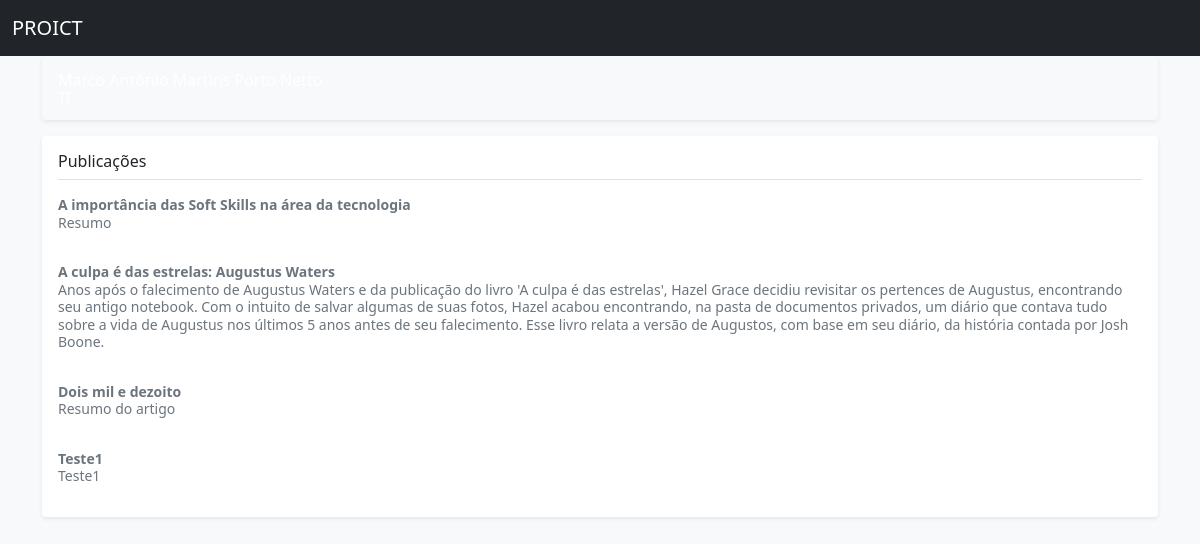
Page /perfil/_m_antonio/ on the earlier database version.
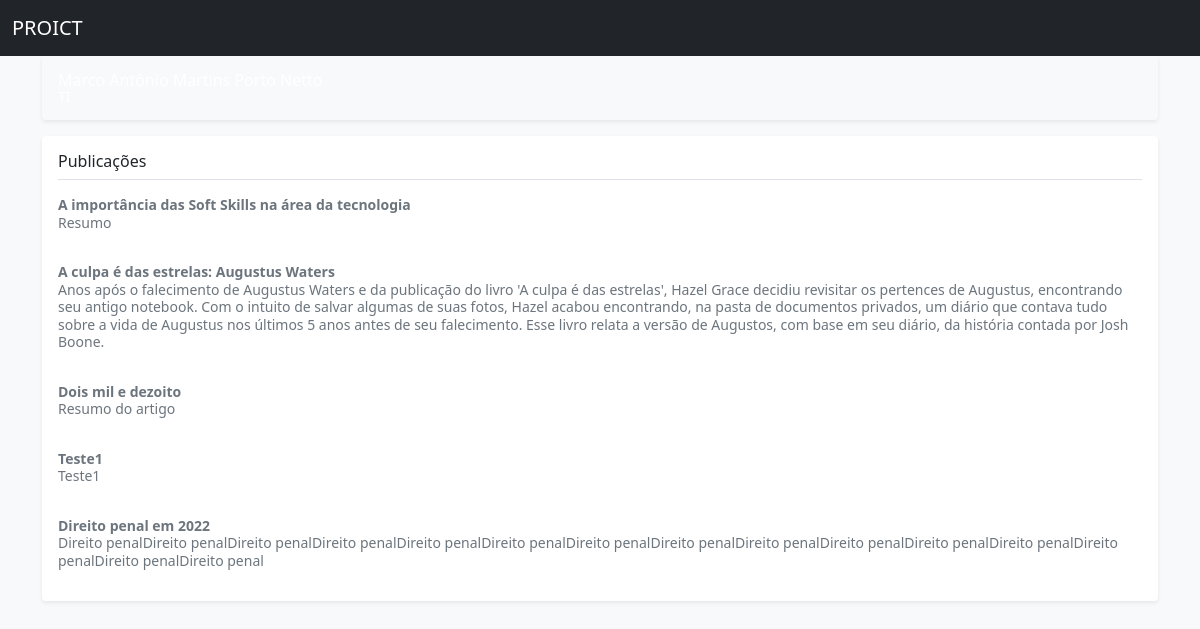
Same page on the later database version.
### iniciacao_cientifica/models.py (models this page shows, shortened)
class Artigo(models.Model):
    titulo = models.CharField('Título', max_length=250)
    autores = models.ManyToManyField(Aluno)
    resumo = models.TextField('Resumo')
    data_publicacao = models.DateField('Data de publicação')
    evento = models.CharField('Evento', max_length=250)

### iniciacao_cientifica/views.py (the view)
# urls.py: path('<str:username>/', index, name="index"),
def index(request, username):
    try:
        pessoa = Aluno.objects.get(user=username)
    except Aluno.DoesNotExist:
        raise Http404('Nome de Usuário não encontrado')
    artigo = Artigo.objects.filter(autores=username)
    if len(artigo) == 0:
        return render(request, 'iniciacao_cientifica/perfil.html', {'pessoa' : pessoa, 'artigo' : 0})
    return render(request, 'iniciacao_cientifica/perfil.html', {'pessoa' : pessoa, 'artigo' : artigo})

### iniciacao_cientifica/templates/iniciacao_cientifica/perfil.html (shortened to what this page needs)
<!doctype html>
<html lang="en">
  <head>
<link href="https://cdn.jsdelivr.net/npm/bootstrap@5.1.3/dist/css/bootstrap.min.css" rel="stylesheet">
    <link href="https://getbootstrap.com/docs/5.1/examples/offcanvas-navbar/offcanvas.css" rel="stylesheet">
  </head>
  <body class="bg-light">
<nav class="navbar navbar-expand-lg fixed-top navbar-dark bg-dark" aria-label="Main navigation">
  <div class="container-fluid">
    <a class="navbar-brand" href="#">PROICT</a>
  </div>
</nav>
<div class="nav-scroller bg-body shadow-sm">
  <nav class="nav nav-underline" aria-label="Secondary navigation">
    <a class="nav-link active" aria-current="page" href="#">Grupos de Pesquisa</a>
    <a class="nav-link" href="#">Grupo 1</a>
    <a class="nav-link" href="#">Grupo 2</a>
    <a class="nav-link" href="#">Grupo 3</a>
    <a class="nav-link" href="#">Grupo 4</a>
  </nav>
</div>
<main class="container">
  <div class="d-flex align-items-center p-3 my-3 text-white bg-purple rounded shadow-sm">
    <div class="lh-1">
      <h1 class="h6 mb-0 text-white lh-1"> {{pessoa.nome}} </h1>
      <small> {{ pessoa.areas_interesse }} </small>
    </div>
  </div>
  <div class="my-3 p-3 bg-body rounded shadow-sm">
    <h6 class="border-bottom pb-2 mb-0">Publicações</h6>
    {% if artigo != 0 %}
      {% for a in artigo %}
        <div class="d-flex text-muted pt-3">
            <p class="pb-3 mb-0 small lh-sm">
            <strong class="d-block text-gray-dark"> {{ a.titulo }} </strong>
            {{ a.resumo }}
            </p>
        </div>
      {% endfor %}
    {% else %}
      <div class="d-flex text-muted pt-3">
        <p class="pb-3 mb-0 small lh-sm">
        <strong class="d-block text-gray-dark"> {{ pessoa.nome }} não foi citado em nenhuma publicação
        </p>
      </div>
    {% endif %}
  </div>
</main>
  </body>
</html>

Differences in the rows shown:
added Artigo: titulo "Direito penal em 2022", resumo "Direito penalDireito penalDireito penalDireito penalDireito penalDireito penalDireito penalDireito penalDireito penalDireito penalDireito penalDireito penalDireito penalDireito penalDireito penal"
